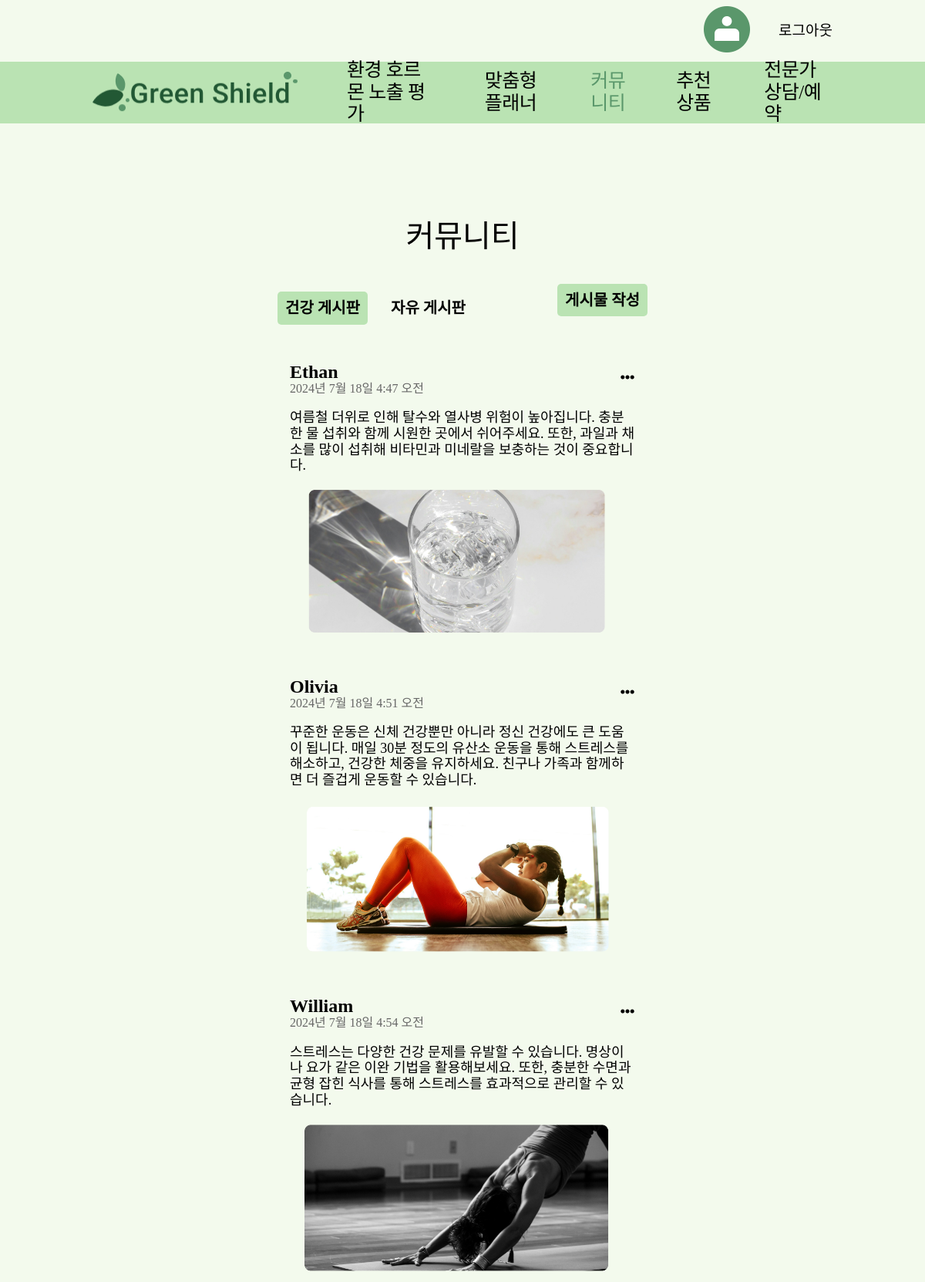
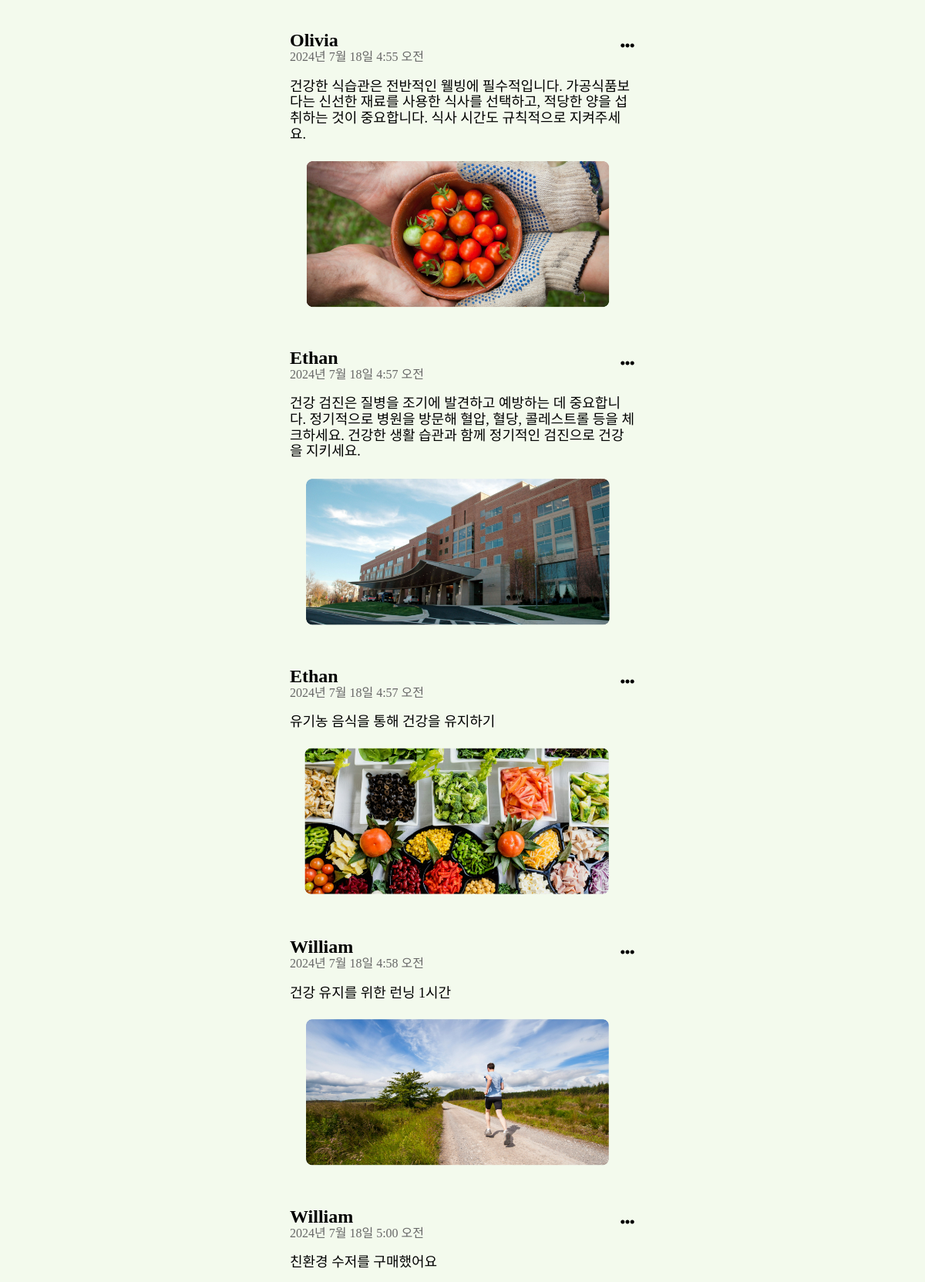
The page /green/community/ (upper part) on the database its author committed (2 pictures, top to bottom).
### green/models.py (models this page shows, shortened)
class Post(models.Model):
    CATEGORY_CHOICES = (
        ('health', '건강 게시판'),
        ('free', '자유 게시판'),
    )
    category = models.CharField(max_length=10, choices=CATEGORY_CHOICES)
    content = models.TextField()
    image = models.ImageField(upload_to='posts/', blank=True, null=True)
    video = models.FileField(upload_to='videos/', blank=True, null=True)
    author = models.ForeignKey(User, on_delete=models.CASCADE)
    created_at = models.DateTimeField(auto_now_add=True)
    likes = models.ManyToManyField(User, related_name='liked_posts', blank=True)

### green/views.py (the view)
# urls.py: path('community/', views.community, name='community'),
def community(request):
    category = request.GET.get('category', 'health')
    posts = Post.objects.filter(category=category)
    return render(request, 'green/community.html', {'posts': posts, 'selected_category' : category})

### green/templates/green/community.html (shortened to what this page needs)
{% load static %} {% include 'green/header.html' %}
<!DOCTYPE html>
<html lang="ko">
  <head>
    <link rel="stylesheet" href="{% static 'css/community.css' %}" />
  </head>
  <body>
      <h1 class="page-name">커뮤니티</h1>
      <div class = "community-container">
        <div class="board-container">
          <div class="board">
            <button
              class="tab {% if selected_category == 'health' %}active{% endif %}"
              data-category="health"
              onclick="changeCategory('health')"
            >
              건강 게시판
            </button>
            <button
              class="tab {% if selected_category == 'free' %}active{% endif %}"
              data-category="free"
              onclick="changeCategory('free')"
            >
              자유 게시판
            </button>
          </div>
          <div class="post-button">
            <a href="{% url 'green:community_create' %}" id="writePostButton" class="btn"
              >게시물 작성</a
            >
          </div>
        </div>
        <div class="posts">
          {% if posts %} {% for post in posts %}
          {% if not request.GET.category or request.GET.category == post.category %}
          <div class="post" data-category="{{ post.category }}">
            <div class="post-header">
              <div class="post-info-container">
                <div class="post-info">
                  <span class="author">{{ post.author.username }}</span>
                  <span class="post-time">{{ post.created_at }}</span>
                </div>
              </div>
              <div class="options-container">
                <img
                  src="{% static 'img/commu_more.png' %}"
                  alt="더보기"
                  class="more-options"
                  onclick="showOptions(this)"
                />
              </div>
            </div>
            <a href="{% url 'green:community_detail' post.id %}">
              <p class="post-content">{{ post.content }}</p>
              {% if post.image %}
              <img src="{{ post.image.url }}" alt="게시물 이미지" class="post-image" />
              {% endif %}
            </a>
          </div>
          {% endif %} {% endfor %} {% else %}
          <p>게시물이 없습니다.</p>
          {% endif %}
        </div>
      </div>
  </body>
</html>

### static/css/header.css (style rules this page uses)
body { background-color: #f3faed; }

### static/css/community.css (style rules this page uses)
.community-container { width: 80%; margin: 0 auto; box-sizing: border-box; }
.page-name { margin: 124px 0 16px 0; font-weight: 500; font-size: 40px; display: flex; justify-content: center; }
.board-container { display: flex; justify-content: space-between; margin: 3em 15em 2em 15em; }
.board { display: flex; }
.tab { margin-right: 1em; cursor: pointer; font-size: 20px; border: none; padding: 0.5em; font-weight: bold; background-color: transparent; }
.tab.active { background-color: rgba(186, 227, 179, 1); padding: 0.5em; border-radius: 5px; }
.post-button > .btn { font-size: 20px; border: none; background-color: rgba(186, 227, 179, 1); padding: 0.5em; border-radius: 5px; text-decoration: none; color:black; font-weight: bold; }
.posts { display: flex; flex-direction: column; justify-content: center; margin: 0 15em; }
.post-info-container { display: flex; }
.post { margin-bottom: 1em; padding: 1em; }
.post-header { display: flex; justify-content: space-between; align-items: center; }
.post-info { display: flex; flex-direction: column; }
.author { font-size: 24px; font-weight: bold; line-height: 26px; }
.post-time { font-size: 16px; color: rgba(103, 103, 103, 1); }
.more-options { cursor: pointer; }
.post-content { text-align: left; text-decoration: none; color:black; display: block; font-size: 18px; }
.post > a { text-decoration: none; }
.post-image { margin: 0 1em; display: block; border-radius: 10px; width: 90%; }

### rows shown on the page
Post: author.username "Ethan", created_at "2024년 7월 18일 4:47 오전", content "여름철 더위로 인해 탈수와 열사병 위험이 높아집니다. 충분한 물 섭취와 함께 시원한 곳에서 쉬어주세요. 또한, 과일과 채소를 많이 섭취해 비타민과 미네랄을 보충하는 것이 중요합니다.", image (picture)
Post: author.username "Olivia", created_at "2024년 7월 18일 4:51 오전", content "꾸준한 운동은 신체 건강뿐만 아니라 정신 건강에도 큰 도움이 됩니다. 매일 30분 정도의 유산소 운동을 통해 스트레스를 해소하고, 건강한 체중을 유지하세요. 친구나 가족과 함께하면 더 즐겁게 운동할 수 있습니다.", image (picture)
Post: author.username "William", created_at "2024년 7월 18일 4:54 오전", content "스트레스는 다양한 건강 문제를 유발할 수 있습니다. 명상이나 요가 같은 이완 기법을 활용해보세요. 또한, 충분한 수면과 균형 잡힌 식사를 통해 스트레스를 효과적으로 관리할 수 있습니다.", image (picture)
Post: author.username "Olivia", created_at "2024년 7월 18일 4:55 오전", content "건강한 식습관은 전반적인 웰빙에 필수적입니다. 가공식품보다는 신선한 재료를 사용한 식사를 선택하고, 적당한 양을 섭취하는 것이 중요합니다. 식사 시간도 규칙적으로 지켜주세요.", image (picture)
Post: author.username "Ethan", created_at "2024년 7월 18일 4:57 오전", content "건강 검진은 질병을 조기에 발견하고 예방하는 데 중요합니다. 정기적으로 병원을 방문해 혈압, 혈당, 콜레스트롤 등을 체크하세요. 건강한 생활 습관과 함께 정기적인 검진으로 건강을 지키세요.", image (picture)
Post: author.username "Ethan", created_at "2024년 7월 18일 4:57 오전", content "유기농 음식을 통해 건강을 유지하기", image (picture)
Post: author.username "William", created_at "2024년 7월 18일 4:58 오전", content "건강 유지를 위한 런닝 1시간", image (picture)
Post: author.username "William", created_at "2024년 7월 18일 5:00 오전", content "친환경 수저를 구매했어요"
